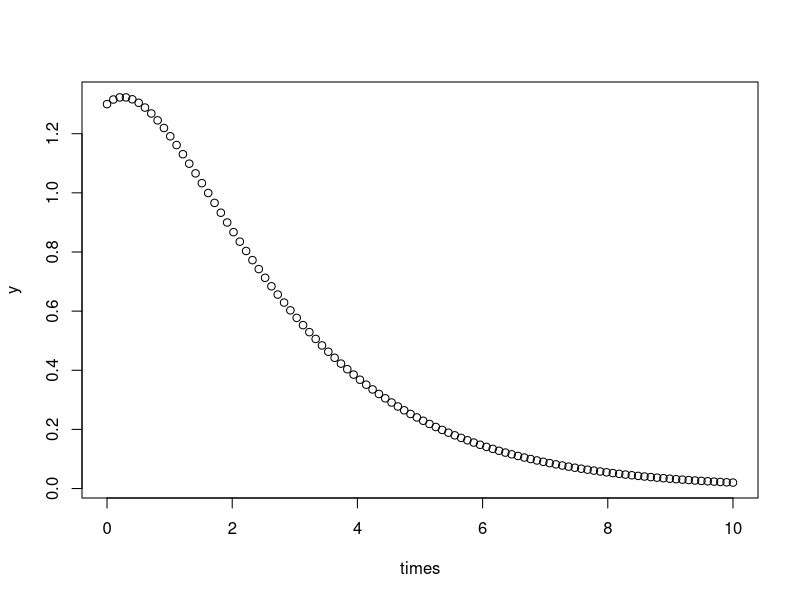

Recreate this plot in R.
# This script implements an not HIO 2d-system with one observable

####################
##### R-Setup ######
####################

library(deSolve)



####################
##### Problem ######
####################

# DEFINE SYSTEM --->

# Set System Parameters
system.parameters <- c('alpha1' = 1, 'alpha2' = 1/2, 'beta21' = 1, 'beta12' = 0, 
                       'gamma1' = 1 , 'gamma2' = 0)

# Set Initial Values and Time 
state.parameters <- c('x1' = 1.3, 'x2' = 1.5)
observation.times <- seq(from = 0 ,to = 10,length.out = 100)

# Define System Equations 
system.dynamics = matrix( c(-system.parameters['alpha1'], system.parameters['beta21'], 
                            system.parameters['beta12'], -system.parameters['alpha2']),
                            nrow = 2 ,byrow = TRUE)

# Define Observation Matrix
system.observation = matrix( c(system.parameters['gamma1'], system.parameters['gamma2']),
                            nrow = 1 ,byrow = TRUE)

# <--- DEFINE SYSTEM

# ---> Define Hidden Inputs
temp.w1 <- function(t) {
  temp.out <-0#system.parameters['beta21']/system.parameters['alpha2'] * ( exp(-system.parameters['alpha2']*t) - 1)
  return(temp.out)
}
temp.w2 <- function(t) {
  temp.out <-0#1
  return(temp.out)
}


hi.input = c(temp.w1,temp.w2)
# <--- Define Hidden Inputs

# ---> Solve numerically
# Convert Into Standard Form
ODE.function <- function(t, state, parameters) {
  with(as.list(c(state,parameters)),{
    return(list(  c( system.dynamics %*% c(x1,x2))+c(hi.input[[1]](t),hi.input[[2]](t))  ))
    })
} 

ODE.solution <- ode( y = state.parameters, times = observation.times, func = ODE.function, 
                     parms = system.parameters)

observation.data <- data.frame('times' = observation.times)
observation.data['y'] <- 0
for ( i in seq( from = 1, to = length(ODE.solution[,1]), by =1) ) 
  observation.data$y[i] <- (system.observation %*% ODE.solution[i,-1])[[1]]

# <--- Solve numerically


####################
### Show Results ###
####################

plot(observation.data)
